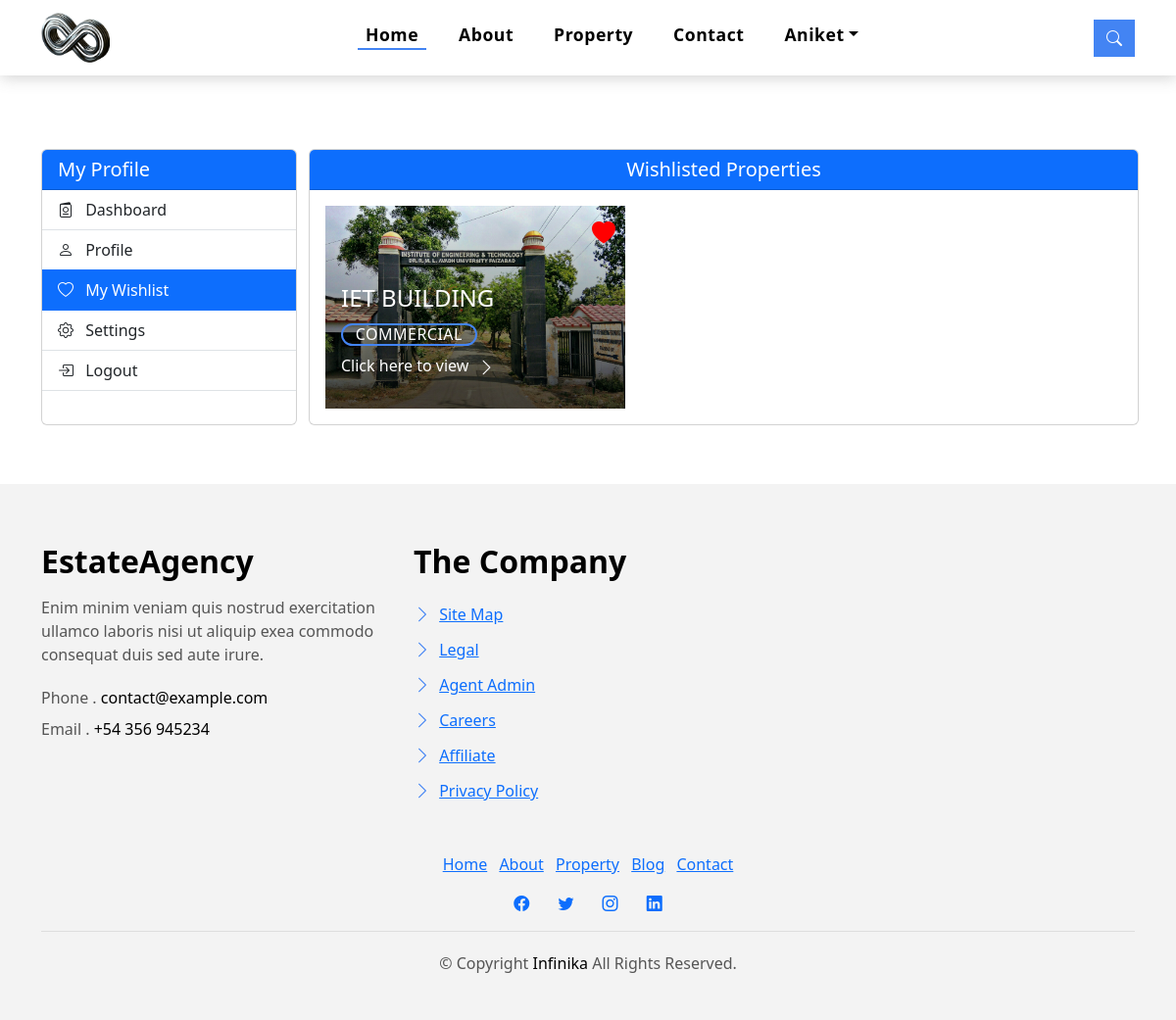
The app's page /user_dashboard/wishlist/ (signed in) with its own data.
### agent_dashboard/models.py (models this page shows, shortened)
class Property(models.Model):
    TYPE_CHOICES = [
        ('Residential', 'Residential'),
        ('Agricultural', 'Agricultural'),
        ('Commercial', 'Commercial'),
        ('Other', 'Other'),
    ]
    property_id = models.CharField(max_length=100, unique=True, editable=False)
    name = models.CharField(max_length=100)
    property_image = models.ImageField(upload_to='Properties/', null=True, blank=True)
    lat = models.FloatField()
    lng = models.FloatField()
    type = models.CharField(max_length=50, choices=TYPE_CHOICES)
    description = models.TextField()
    price = models.CharField(max_length=100)
    seller_name = models.CharField(max_length=100)
    locality = models.CharField(max_length=100)
    contact = models.CharField(max_length=20)
    pincode = models.CharField(max_length=10)
    bedrooms = models.IntegerField(default=0)
    bathrooms = models.IntegerField(default=0)
    kitchens = models.IntegerField(default=0)
    floor = models.IntegerField(default=0)
    area = models.IntegerField(default=0)
    likes = models.IntegerField(default=0)
    views = models.IntegerField(default=0)
    enlisted_by = models.ForeignKey(User, on_delete=models.SET_NULL, null=True, blank=True, related_name='enlisted_properties')
    class Meta:
        verbose_name_plural = "Properties"

### user_dashboard/views.py (the view)
# urls.py: path('wishlist/', views.wishlist, name='wishlist'),
@login_required
def wishlist(request):
    return render(request, 'user_dashboard/wishlist.html')

### user_dashboard/views.py (called while the page is built)
def user_wishlist(request):
    wishlist_items = []
    if request.user.is_authenticated and hasattr(request.user, 'userprofile'):
        user_profile = request.user.userprofile
        wishlist_items = Wishlist.objects.filter(user_profile=user_profile).values_list('property', flat=True)
        properties = Property.objects.filter(id__in=wishlist_items)
    else:
        properties = None
    return {'wishlist_items': properties}

### templates/user_dashboard/wishlist.html (shortened to what this page needs)
{% extends 'base.html' %}
{% load static %}
{% block body %}
<section class="section-property section-t8">
    <div class="container">
        <div class="row">
            <div class="col-md-3">
                <div class="card h-100 animate__animated animate__fadeInLeft">
                    <div class="card-header bg-primary text-white">
                        <h5 class="mb-0">My Profile</h5>
                    </div>
                    <div class="list-group list-group-flush">
                        <a href="{% url 'user_dashboard' %}" class="list-group-item list-group-item-action">
                            <i class="bi bi-passport me-2"></i>
                            Dashboard
                        </a>
                        <a href="{% url 'user_profile' %}" class="list-group-item list-group-item-action">
                            <i class="bi bi-person me-2"></i>
                            Profile
                        </a>
                        <a href="{% url 'wishlist' %}" class="list-group-item list-group-item-action active">
                            <i class="bi bi-heart me-2"></i>
                            My Wishlist
                        </a>
                        <a href="{% url 'settings' %}" class="list-group-item list-group-item-action">
                            <i class="bi bi-gear me-2"></i>
                            Settings
                        </a>
                        <a href="{% url 'logout' %}" class="list-group-item list-group-item-action">
                            <i class="bi bi-box-arrow-in-right me-2"></i>
                            Logout
                        </a>
                    </div>
                </div>
            </div>
            <div class="col-md-9">
                <div class="h-100 animate__animated animate__fadeInRight">
                    <div class="card-body p-0">
                        <div class="row">
                            <div class="h-100 animate__animated animate__fadeInLeft p-0 pe-2">
                                <div class="card">
                                    <div class="card-header bg-primary text-white d-flex justify-content-center align-items-center">
                                        <h5 class="mb-0">Wishlisted Properties</h5>
                                    </div>
                                    <div class="row row-cols-1 row-cols-md-3 g-4 justify-content-between">
                                        {% for property in wishlist_items %}
                                        <div class="col-md-5">
                                            <div class="card-box-a card-shadow m-3">
                                              <div class="img-box-a">
                                                {% if property.property_image %}
                                                <img src="{{ property.property_image.url }}" alt="{{ property.name }}" class="img-a img-fluid">
                                                {% else %}
                                                <img src="/static/assets/img/property-default.jpg" alt="{{ property.name }}" class="img-a img-fluid">
                                                {% endif %}
                                                <div class="heart-icon-container">
                                                  {% if property in wishlist_items %}
                                                  <i class="bi bi-heart-fill heart-icon filled" data-property-id="{{ property.id }}" data-action="remove"></i>
                                                  {% else %}
                                                  <i class="bi bi-heart heart-icon" data-property-id="{{ property.id }}" data-action="add"></i>
                                                  {% endif %}
                                                </div>
                                              </div>
                                              <div class="card-overlay">
                                                <div class="card-overlay-a-content">
                                                  <div class="card-header-a">
                                                    <h2 style='font-size:1.5rem;' class="card-title-a">
                                                      <a href="#">{{ property.name }}</a>
                                                    </h2>
                                                  </div>
                                                  <div class="card-body-a">
                                                    <div class="price-box d-flex">
                                                      <span class="price-a">{{ property.type }} </span>
                                                    </div>
                                                    <a href="{% url 'property_details' property.property_id %}" class="link-a">Click here to view
                                                      <span class="bi bi-chevron-right"></span>
                                                  </a>
                                                  </div>
                                                </div>
                                              </div>
                                            </div>
                                          </div>
                                        {% endfor %}
                                    </div>
                                </div>
                            </div>
                        </div>
                    </div>
                </div>
            </div>
        </div>
    </div>
</section>
{% endblock body %}

### templates/base.html (shortened to what this page needs)
<!DOCTYPE html>
<html lang="en">
    <head>
        <link href="/static/assets/css/style.css" rel="stylesheet">
        <link href="/static/assets/vendor/animate.css/animate.min.css" rel="stylesheet">
        <link href="/static/assets/vendor/bootstrap-icons/bootstrap-icons.css" rel="stylesheet">
        <link rel="stylesheet" href="https://cdnjs.cloudflare.com/ajax/libs/bootstrap/5.3.3/css/bootstrap.min.css" />
        <link rel="stylesheet" href="https://cdnjs.cloudflare.com/ajax/libs/Swiper/11.0.5/swiper-bundle.min.css" />
    </head>
<body>
    <nav class="navbar navbar-default navbar-trans navbar-expand-lg fixed-top">
        <div class="container">
          <a class="navbar-brand text-brand" href="/"><img style="width: 70px;" src="/media/admin-interface/favicon/logo.png" alt="Infinika"></a>
          <div class="navbar-collapse collapse justify-content-center" id="navbarDefault">
            <ul class="navbar-nav">
              <li class="nav-item">
                <a class="nav-link active" href="/">Home</a>
              </li>
              <li class="nav-item">
                <a class="nav-link " href="/about">About</a>
              </li>
              <li class="nav-item">
                <a class="nav-link " href="/properties">Property</a>
              </li>
              <li class="nav-item">
                <a class="nav-link " href="/contact">Contact</a>
              </li>
              {% if request.user.is_authenticated %}
              <li class="nav-item dropdown">
                <a class="nav-link dropdown-toggle" href="#" id="navbarDropdown" role="button" data-bs-toggle="dropdown" aria-haspopup="true" aria-expanded="false">{{ request.user.first_name|default:request.user.username }}</a>
              </li>
              {% endif %}
            </ul>
          </div>
          <button type="button" class="btn btn-b-n navbar-toggle-box navbar-toggle-box-collapse" data-bs-toggle="collapse" data-bs-target="#navbarTogglerDemo01">
            <i class="bi bi-search"></i>
          </button>
        </div>
      </nav>
    <div class="mt-4">
        {% block body %}
        {% endblock body %}
    </div>
  <section class="section-footer">
    <div class="container">
      <div class="row">
        <div class="col-sm-12 col-md-4">
          <div class="widget-a">
            <div class="w-header-a">
              <h3 class="w-title-a text-brand">EstateAgency</h3>
            </div>
            <div class="w-body-a">
              <p class="w-text-a color-text-a">
                Enim minim veniam quis nostrud exercitation ullamco laboris nisi ut aliquip exea commodo consequat duis
                sed aute irure.
              </p>
            </div>
            <div class="w-footer-a">
              <ul class="list-unstyled">
                <li class="color-a">
                  <span class="color-text-a">Phone .</span> contact@example.com
                </li>
                <li class="color-a">
                  <span class="color-text-a">Email .</span> +54 356 945234
                </li>
              </ul>
            </div>
          </div>
        </div>
        <div class="col-sm-12 col-md-4 section-md-t3">
          <div class="widget-a">
            <div class="w-header-a">
              <h3 class="w-title-a text-brand">The Company</h3>
            </div>
            <div class="w-body-a">
              <div class="w-body-a">
                <ul class="list-unstyled">
                  <li class="item-list-a">
                    <i class="bi bi-chevron-right"></i> <a href="#">Site Map</a>
                  </li>
                  <li class="item-list-a">
                    <i class="bi bi-chevron-right"></i> <a href="#">Legal</a>
                  </li>
                  <li class="item-list-a">
                    <i class="bi bi-chevron-right"></i> <a href="#">Agent Admin</a>
                  </li>
                  <li class="item-list-a">
                    <i class="bi bi-chevron-right"></i> <a href="#">Careers</a>
                  </li>
                  <li class="item-list-a">
                    <i class="bi bi-chevron-right"></i> <a href="#">Affiliate</a>
                  </li>
                  <li class="item-list-a">
                    <i class="bi bi-chevron-right"></i> <a href="#">Privacy Policy</a>
                  </li>
                </ul>
              </div>
            </div>
          </div>
        </div>
      </div>
    </div>
  </section>
  <footer>
    <div class="container">
      <div class="row">
        <div class="col-md-12">
          <nav class="nav-footer">
            <ul class="list-inline">
              <li class="list-inline-item">
                <a href="#">Home</a>
              </li>
              <li class="list-inline-item">
                <a href="#">About</a>
              </li>
              <li class="list-inline-item">
                <a href="#">Property</a>
              </li>
              <li class="list-inline-item">
                <a href="#">Blog</a>
              </li>
              <li class="list-inline-item">
                <a href="#">Contact</a>
              </li>
            </ul>
          </nav>
          <div class="socials-a">
            <ul class="list-inline">
              <li class="list-inline-item">
                <a href="#">
                  <i class="bi bi-facebook" aria-hidden="true"></i>
                </a>
              </li>
              <li class="list-inline-item">
                <a href="#">
                  <i class="bi bi-twitter" aria-hidden="true"></i>
                </a>
              </li>
              <li class="list-inline-item">
                <a href="#">
                  <i class="bi bi-instagram" aria-hidden="true"></i>
                </a>
              </li>
              <li class="list-inline-item">
                <a href="#">
                  <i class="bi bi-linkedin" aria-hidden="true"></i>
                </a>
              </li>
            </ul>
          </div>
          <div class="copyright-footer">
            <p class="copyright color-text-a">
              &copy; Copyright
              <span class="color-a">Infinika</span> All Rights Reserved.
            </p>
          </div>
        </div>
      </div>
    </div>
  </footer>
</body>
</html>

### templates/user_dashboard/wishlist.html (style rules this page uses)
.card-box-a { position: relative; }
.list-group-flush>.list-group-item:last-child { border-bottom-width: 1px!important; border-radius:0; }

### records on screen
Property: property_image (picture), name "IET BUILDING", type "COMMERCIAL"

### other values on screen
{{ request.user.first_name|default:request.user.username }} "Aniket"
